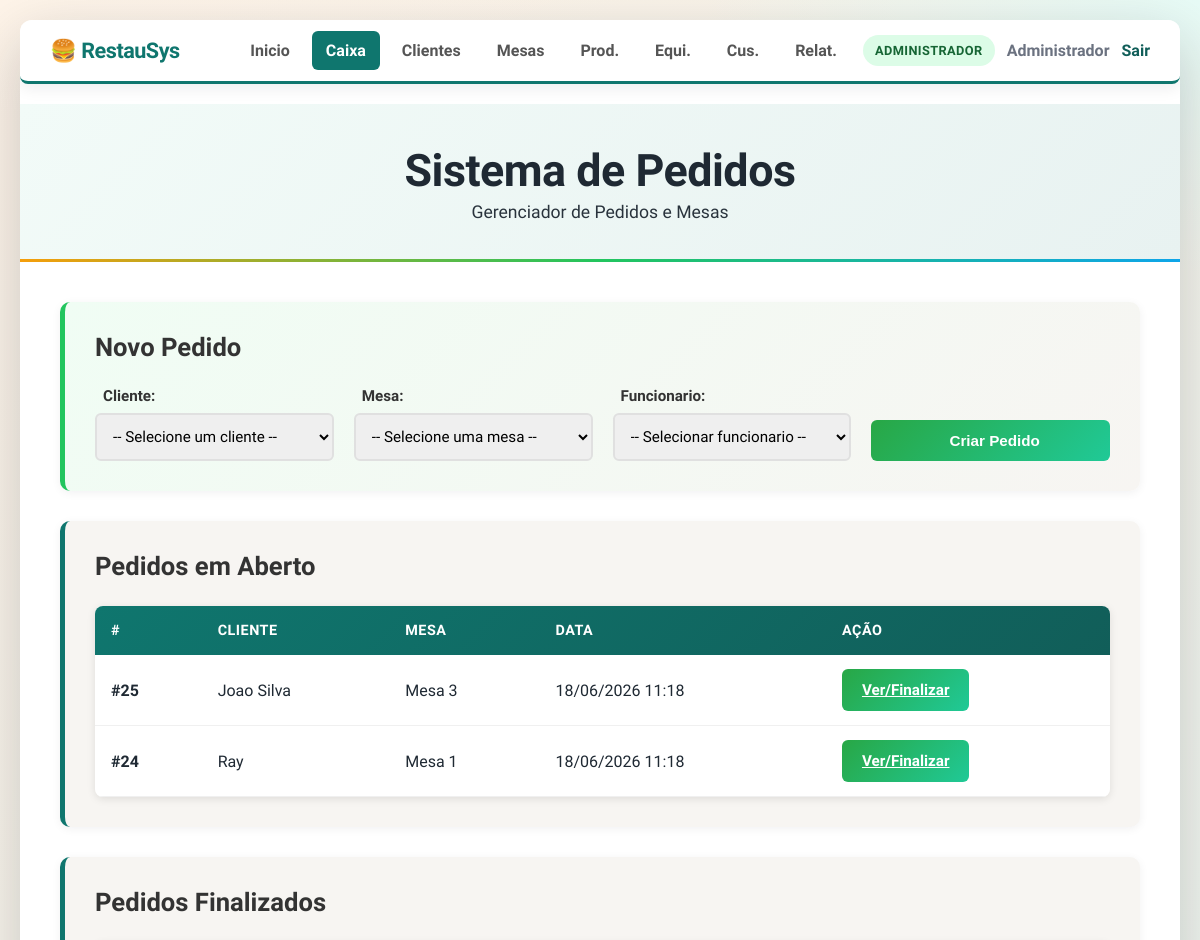
The page /pages/pedidos.php (signed in, upper part) on the database as committed earlier.
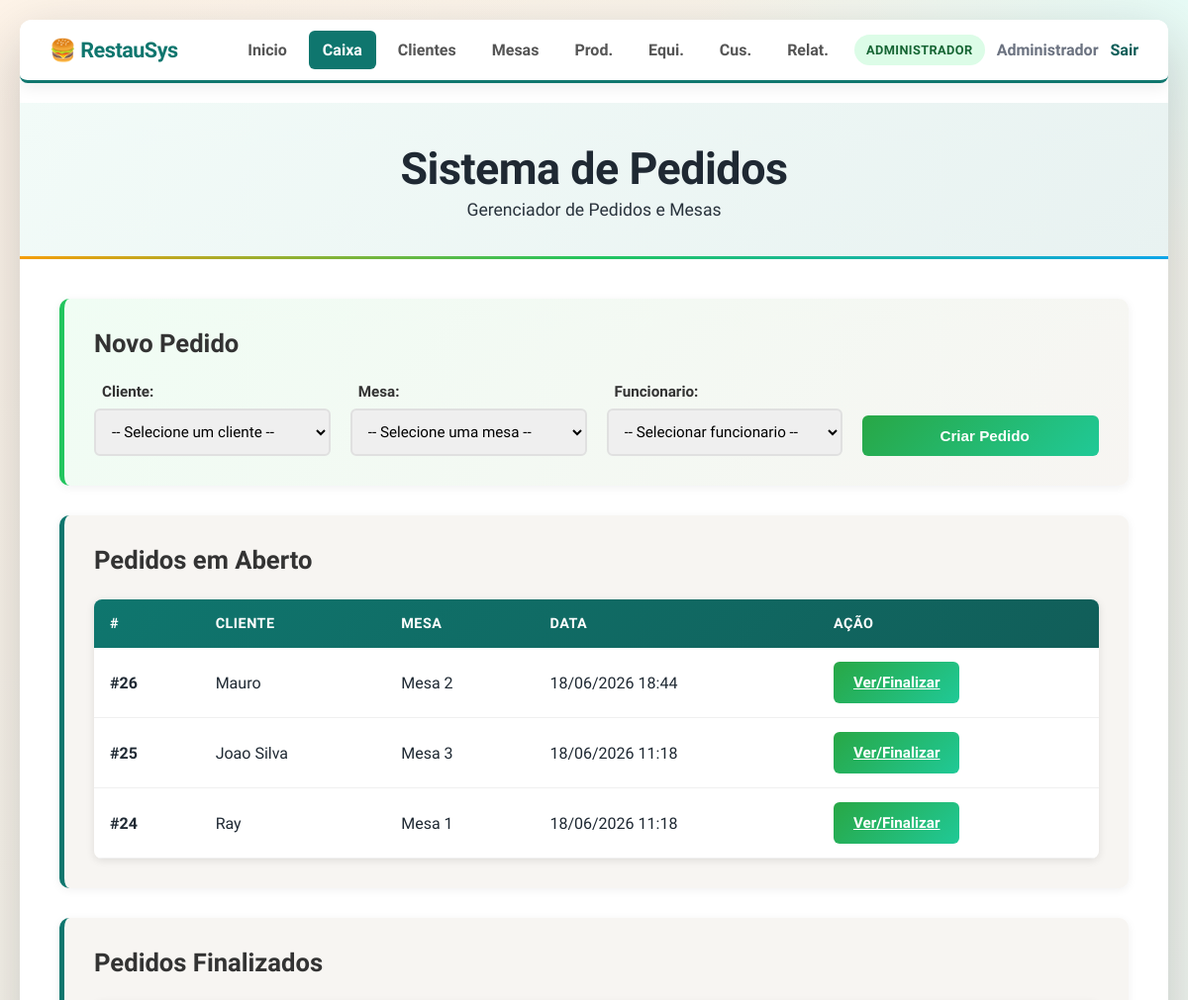
The same page on the database as committed later.
### tables this page shows
CREATE TABLE pedidos (
    id_pedido INTEGER PRIMARY KEY AUTOINCREMENT,
    id_cliente INTEGER,
    id_mesa INTEGER,
    id_funcionario INTEGER,
    data_pedido TEXT DEFAULT CURRENT_TIMESTAMP,
    status TEXT NOT NULL DEFAULT 'aberto' CHECK (status IN ('aberto','fechado','cancelado')),
    forma_de_pagamento TEXT DEFAULT 'DINHEIRO' CHECK (forma_de_pagamento IN ('DINHEIRO','PIX','CARTAO')),
    FOREIGN KEY (id_cliente) REFERENCES clientes(id_cliente),
    FOREIGN KEY (id_mesa) REFERENCES mesas(id_mesa),
    FOREIGN KEY (id_funcionario) REFERENCES funcionarios(id_funcionario)
);

CREATE TABLE clientes (
    id_cliente INTEGER PRIMARY KEY AUTOINCREMENT,
    nome TEXT NOT NULL,
    telefone TEXT,
    email TEXT,
    data_cadastro TEXT DEFAULT CURRENT_TIMESTAMP
);

CREATE TABLE mesas (
    id_mesa INTEGER PRIMARY KEY AUTOINCREMENT,
    numero INTEGER NOT NULL UNIQUE,
    capacidade INTEGER NOT NULL,
    status TEXT NOT NULL DEFAULT 'livre' CHECK (status IN ('livre','ocupada','reservada'))
);

### pages/pedidos.php (the view, shortened to what the changed rows need)
<?php
require_once __DIR__ . '/../config/config.php';
$pedidos_abertos = query_all(
    "SELECT p.id_pedido, c.nome, m.numero, p.data_pedido
     FROM pedidos p
     JOIN clientes c ON p.id_cliente = c.id_cliente
     JOIN mesas m ON p.id_mesa = m.id_mesa
     WHERE p.status = 'aberto'
     ORDER BY p.data_pedido DESC"
);
?>
<!DOCTYPE html>
<html lang="pt-BR">
<head>
    <link rel="stylesheet" href="../css/style.css">
</head>
<body>
    <div class="container">
        <?php render_navegacao('pedidos', '../'); ?>
        <header>
            <div class="header-content">
                <h1>Sistema de Pedidos</h1>
            </div>
        </header>
        <main>
            <section class="secao secao-criar">
                <h2>Novo Pedido</h2>
            </section>
            <section class="secao secao-lista">
                <h2>Pedidos em Aberto</h2>
                <?php if (empty($pedidos_abertos)): ?>
                    <p style="color: #666;">Nenhum pedido em aberto no momento.</p>
                <?php else: ?>
                    <div class="tabela-container">
                        <table class="tabela">
                            <thead>
                                <tr>
                                    <th>#</th>
                                    <th>Cliente</th>
                                    <th>Mesa</th>
                                    <th>Data</th>
                                    <th>Ação</th>
                                </tr>
                            </thead>
                            <tbody>
                                <?php foreach ($pedidos_abertos as $p): ?>
                                    <tr>
                                        <td><strong>#<?php echo $p['id_pedido']; ?></strong></td>
                                        <td><?php echo htmlspecialchars($p['nome']); ?></td>
                                        <td>Mesa <?php echo $p['numero']; ?></td>
                                        <td><?php echo date('d/m/Y H:i', strtotime($p['data_pedido'])); ?></td>
                                        <td>
                                            <a class="btn btn-criar" style="width: auto;" href="pedidos.php?id=<?php echo $p['id_pedido']; ?>">
                                                Ver/Finalizar
                                            </a>
                                        </td>
                                    </tr>
                                <?php endforeach; ?>
                            </tbody>
                        </table>
                    </div>
                <?php endif; ?>
            </section>
            <section class="secao secao-lista" id="finalizados">
                <h2>Pedidos Finalizados</h2>
            </section>
        </main>
    </div>
</body>
</html>

### config/config.php (shortened to what the changed rows need)
<?php
$pdo = initialize_database(DB_PATH, false);
function query_all(string $sql, array $params = []): array
{
    global $pdo;
    $stmt = $pdo->prepare($sql);
    $stmt->execute($params);
    return $stmt->fetchAll() ?: [];
}
function render_navegacao(string $ativo, string $base_path = '../'): void
{
    $itens = [
        ['chave' => 'dashboard', 'titulo' => 'Inicio', 'href' => $base_path . 'index.php', 'roles' => [PERFIL_ADMIN, PERFIL_GARCOM]],
        ['chave' => 'pedidos', 'titulo' => 'Caixa', 'href' => $base_path . 'pages/pedidos.php', 'roles' => [PERFIL_ADMIN, PERFIL_GARCOM]],
        ['chave' => 'clientes', 'titulo' => 'Clientes', 'href' => $base_path . 'pages/clientes.php', 'roles' => [PERFIL_ADMIN, PERFIL_GARCOM]],
        ['chave' => 'mesas', 'titulo' => 'Mesas', 'href' => $base_path . 'pages/mesas.php', 'roles' => [PERFIL_ADMIN, PERFIL_GARCOM]],
        ['chave' => 'produtos', 'titulo' => 'Prod.', 'href' => $base_path . 'pages/produtos.php', 'roles' => [PERFIL_ADMIN, PERFIL_GARCOM]],
        ['chave' => 'funcionarios', 'titulo' => 'Equi.', 'href' => $base_path . 'pages/funcionarios.php', 'roles' => [PERFIL_ADMIN]],
        ['chave' => 'despesas', 'titulo' => 'Cus.', 'href' => $base_path . 'pages/despesas.php', 'roles' => [PERFIL_ADMIN]],
        ['chave' => 'relatorios', 'titulo' => 'Relat.', 'href' => $base_path . 'pages/relatorios.php', 'roles' => [PERFIL_ADMIN]],
    ];
    echo '<nav class="navbar">';
    echo '<div class="nav-right">';
    echo '<ul class="nav-links">';
    foreach ($itens as $item) {
        $classe_ativa = $item['chave'] === $ativo ? ' class="active"' : '';
        echo '<li><a' . $classe_ativa . ' href="' . htmlspecialchars($item['href']) . '">' . htmlspecialchars($item['titulo']) . '</a></li>';
    }
    echo '</ul>';
    echo '</div>';
    echo '</nav>';
}

Rows that differ between the two databases and show on the page:
added pedidos: id_pedido "26", id_cliente.nome "Mauro", id_mesa.numero "2", data_pedido "18/06/2026 18:44"
